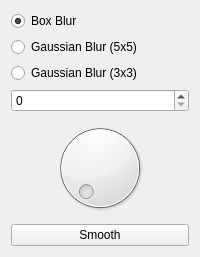
                       <widget class="QWidget" name="smoother_grid">
                        <attribute name="title">
                         <string>Smooth</string>
                        </attribute>
                        <layout class="QGridLayout" name="gridLayout_7">
                         <item row="0" column="0">
                          <layout class="QVBoxLayout" name="verticalLayout_17">
                           <property name="sizeConstraint">
                            <enum>QLayout::SizeConstraint::SetNoConstraint</enum>
                           </property>
                           <item>
                            <widget class="QRadioButton" name="box_blur_radio">
                             <property name="text">
                              <string>Box Blur</string>
                             </property>
                             <property name="checked">
                              <bool>true</bool>
                             </property>
                            </widget>
                           </item>
                           <item>
                            <widget class="QRadioButton" name="gaussian_5_5_radio">
                             <property name="text">
                              <string>Gaussian Blur (5x5)</string>
                             </property>
                            </widget>
                           </item>
                           <item>
                            <widget class="QRadioButton" name="gaussian_3_3_radio">
                             <property name="text">
                              <string>Gaussian Blur (3x3)</string>
                             </property>
                            </widget>
                           </item>
                           <item>
                            <widget class="QSpinBox" name="smooth_factor"/>
                           </item>
                           <item>
                            <widget class="QDial" name="smooth_dial">
                             <property name="toolTip">
                              <string>&lt;html&gt;&lt;head/&gt;&lt;body&gt;&lt;p&gt;Will compute successive iterations of the Blur function&lt;/p&gt;&lt;/body&gt;&lt;/html&gt;</string>
                             </property>
                             <property name="maximum">
                              <number>10</number>
                             </property>
                             <property name="orientation">
                              <enum>Qt::Orientation::Vertical</enum>
                             </property>
                             <property name="invertedAppearance">
                              <bool>false</bool>
                             </property>
                            </widget>
                           </item>
                           <item>
                            <widget class="QPushButton" name="smooth_button">
                             <property name="text">
                              <string>Smooth</string>
                             </property>
                            </widget>
                           </item>
                          </layout>
                         </item>
                        </layout>
                       </widget>
